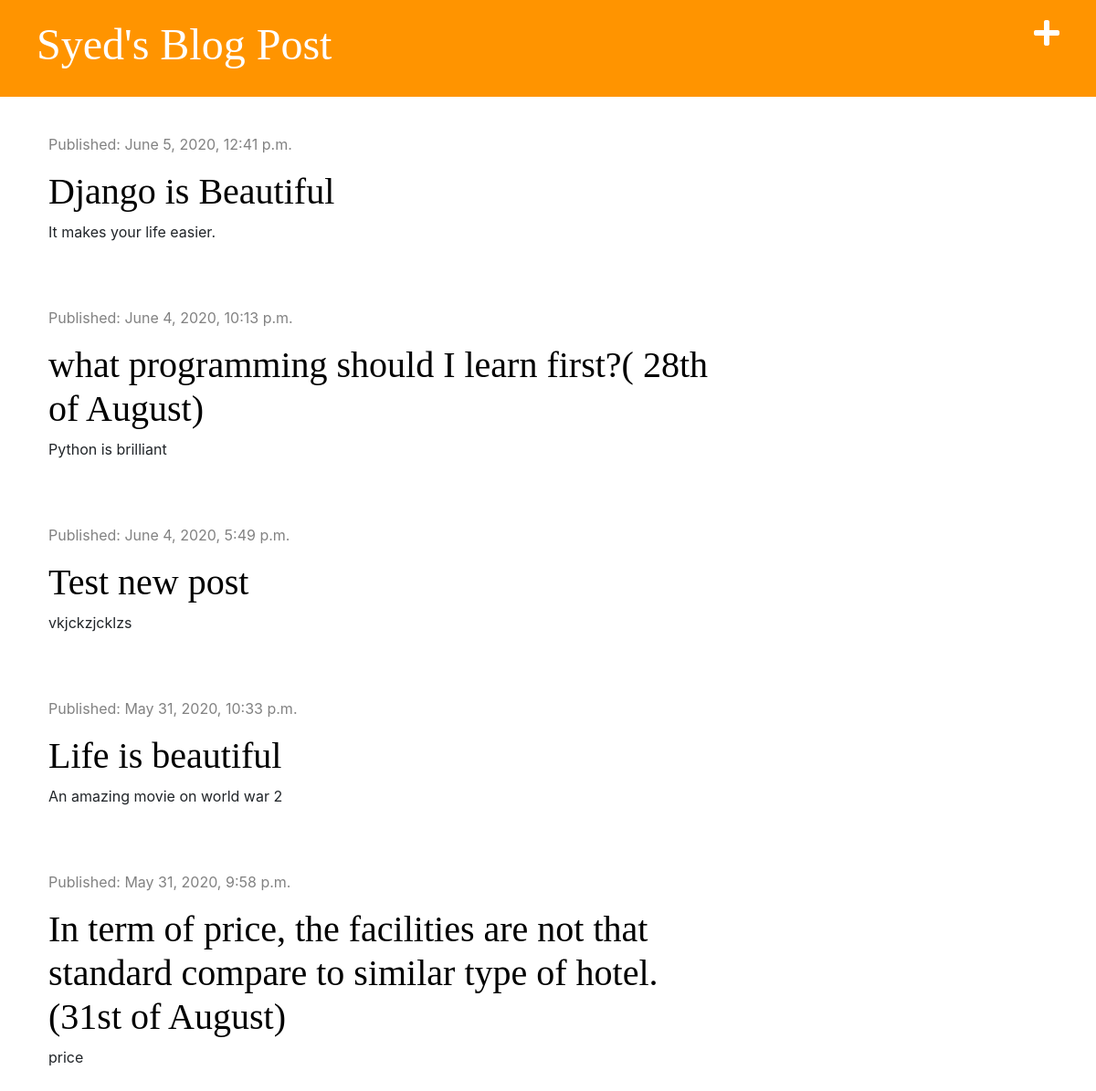
The app's page / (signed in) with its own data.
### blog/models.py (models this page shows, shortened)
class Post(models.Model):
    auther=models.ForeignKey('auth.User',on_delete=models.CASCADE)
    title=models.CharField(max_length=200)
    text=models.TextField()
    created_date=models.DateTimeField(default=timezone.now)
    published_date=models.DateTimeField( blank=True, null=True)

### blog/views.py (the view)
# urls.py: path('',views.post_list,name='post_list'),
def post_list(request):
    posts= Post.objects.filter(published_date__lte=timezone.now()).order_by('-published_date')
    stuff_for_frontend={'posts':posts}
    return render(request,'blog/post_list.html', stuff_for_frontend)

### blog/templates/blog/post_list.html
{% extends 'blog/base.html'%}
{% block content %}
    {%for post in posts %}
    <div class='post'>
        <div class="date">
            <p> Published: {{post.published_date}}</p>
        </div>
       <h2><a href="{% url 'post_detail' pk=post.pk %}"> {{post.title}} </a> </h2>
       <p> {{post.text | linebreaksbr}}</p>
    </div>
    {%endfor%}
{% endblock %}

### blog/static/css/blog.css (style rules this page uses)
h1,h2,h3,h4 { font-family: 'Tangerine:bold,bolditalic','Inconsolata:italic','Droid+Sans', serif; font-size: 40px; }
.date { color: #828282; }
.post { margin-top: 40px; margin-bottom: 70px; }
.post h1,h2 a { color: #000000; }

### records on screen
Post: published_date "June 5, 2020, 12:41 p.m.", title "Django is Beautiful", text "It makes your life easier."
Post: published_date "June 4, 2020, 10:13 p.m.", title "what programming should I learn first?( 28th of August)", text "Python is brilliant"
Post: published_date "June 4, 2020, 5:49 p.m.", title "Test new post", text "vkjckzjcklzs"
Post: published_date "May 31, 2020, 10:33 p.m.", title "Life is beautiful", text "An amazing movie on world war 2"
Post: published_date "May 31, 2020, 9:58 p.m.", title "In term of price, the facilities are not that standard compare to similar type of hotel.(31st of August)", text "price"
